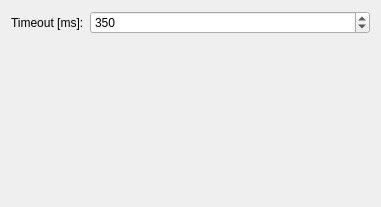
<?xml version="1.0" encoding="UTF-8"?>
<ui version="4.0">
 <class>ServerStatusCheckConfigurationWidget</class>
 <widget class="QWidget" name="ServerStatusCheckConfigurationWidget">
  <property name="geometry">
   <rect>
    <x>0</x>
    <y>0</y>
    <width>381</width>
    <height>207</height>
   </rect>
  </property>
  <property name="windowTitle">
   <string>Form</string>
  </property>
  <layout class="QFormLayout" name="formLayout">
   <item row="0" column="0">
    <widget class="QLabel" name="timeoutLabel">
     <property name="text">
      <string>Timeout [ms]:</string>
     </property>
    </widget>
   </item>
   <item row="0" column="1">
    <widget class="QSpinBox" name="timeoutSpinBox">
     <property name="alignment">
      <set>Qt::AlignLeading|Qt::AlignLeft|Qt::AlignVCenter</set>
     </property>
     <property name="minimum">
      <number>100</number>
     </property>
     <property name="maximum">
      <number>5000</number>
     </property>
     <property name="singleStep">
      <number>10</number>
     </property>
     <property name="value">
      <number>350</number>
     </property>
    </widget>
   </item>
  </layout>
 </widget>
 <resources/>
 <connections/>
 <slots>
  <signal>delayMSChanged(int)</signal>
  <slot>setDelayMS(int)</slot>
 </slots>
</ui>
